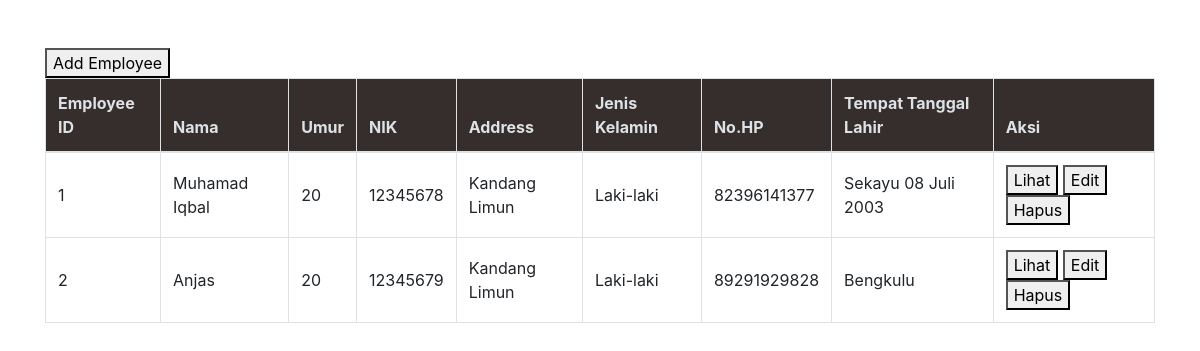
Page /data on the earlier database version.
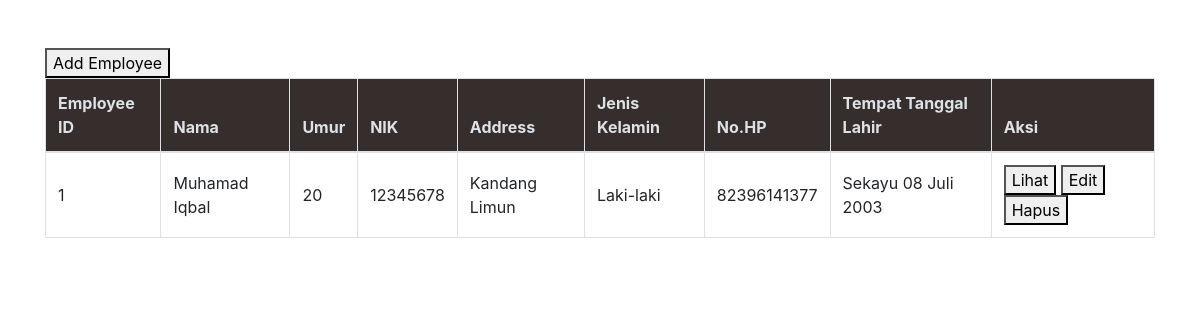
Same page on the later database version.
### models.py (models this page shows, shortened)
class EmployeeModel(db.Model):
    __tablename__ = "employees"
    id = db.Column(db.Integer, primary_key=True)
    employee_id = db.Column(db.Integer(), unique=True)
    name = db.Column(db.String())
    age = db.Column(db.Integer())
    nik = db.Column(db.String(80))
    address = db.Column(db.String())
    jk = db.Column(db.String())
    hp = db.Column(db.Integer())
    tgl_lahir = db.Column(db.String())

### app.py (the view)
@app.route('/data')
def RetrieveList():
    employees = EmployeeModel.query.all()
    print(employees)  # Debugging: mencetak daftar karyawan di console
    return render_template('datalist.html', employees=employees)

### templates/datalist.html (shortened to what this page needs)
<!DOCTYPE html>
<html lang="en">
<head>
    <link href="https://stackpath.bootstrapcdn.com/bootstrap/4.5.2/css/bootstrap.min.css" rel="stylesheet">
</head>
<body>
    <div class="container mt-5">
        <div class="row">
            <div class="col-md-12">
            <a href="{{ url_for('create') }}"><button>Add Employee</button></a>
                <table class="table table-bordered employee-table">
                    <thead>
                        <tr>
                            <th>Employee ID</th>
                            <th>Nama</th>
                            <th>Umur</th>
                            <th>NIK</th>
                            <th>Address</th>
                            <th>Jenis Kelamin</th>
                            <th>No.HP</th>
                            <th>Tempat Tanggal Lahir</th>
                            <th>Aksi</th>
                        </tr>
                    </thead>
                    <tbody>
                        {% for employee in employees %}
                        <tr>
                            <td>{{employee.employee_id}}</td>
                            <td>{{employee.name}}</td>
                            <td>{{employee.age}}</td>
                            <td>{{employee.nik}}</td>
                            <td>{{employee.address}}</td>
                            <td>{{employee.jk}}</td>
                            <td>{{employee.hp}}</td>
                            <td>{{employee.tgl_lahir}}</td>
                            <td><a href="{{ url_for('RetrieveEmployee', id=employee.id) }}"><button>Lihat</button></a>
                            <a href="{{ url_for('update', id=employee.id) }}"><button>Edit</button></a>
                                <a href="{{ url_for('delete', id=employee.id) }}"><button>Hapus</button></a></td>
                        </tr>
                        {% endfor %}
                    </tbody>
                </table>
            </div>
        </div>
    </div>
</body>
</html>

### templates/datalist.html (style rules this page uses)
.employee-table th, .employee-table td { vertical-align: middle; }
.employee-table th { background-color: #352e2c; color: #dee2e6; }

Differences in the rows shown:
removed EmployeeModel: employee_id "2", name "Anjas", age "20", nik "12345679", address "Kandang Limun", jk "Laki-laki", hp "89291929828", tgl_lahir "Bengkulu"
